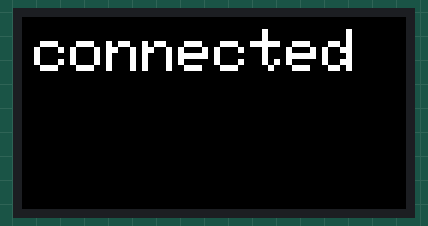
Recording of a sketch running on a simulated ESP32. On the bench: 64×32 colour display. WiFi joins after 1.5 s; servers stay silent unless stated; the local clock reads 2024-03-15 10:24:30 at power-on unless the sketch sets it.

Above: at 1.6 s.
At 2.1 s:
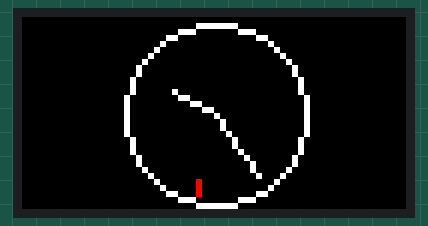
At 5.1 s:
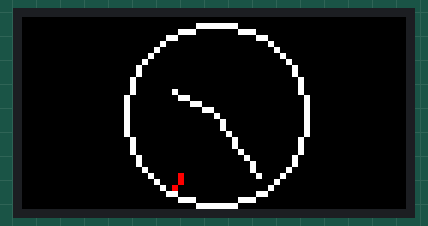
At 11.1 s:
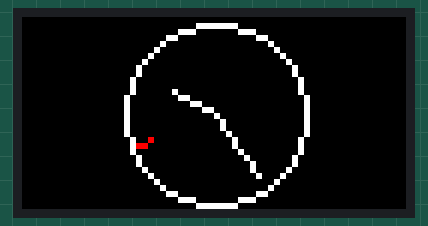
At 22.3 s:
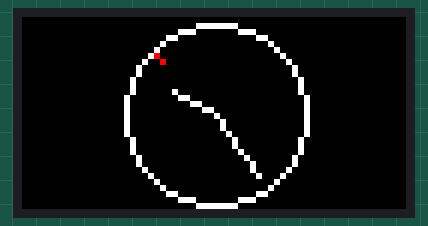
At 36.1 s:
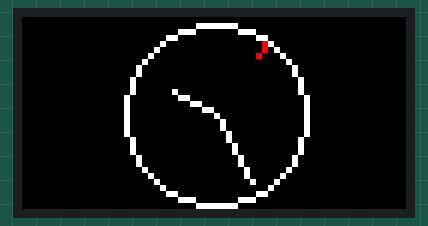

The sketch:

matrixclock-analogico.ino
```cpp
#include "config.h"
#include <ESP32-HUB75-MatrixPanel-I2S-DMA.h>

void setup() {
  setupDisplay();
  setupWifi();
  setTime();
}

unsigned long t1;
unsigned long t2;

void loop() {
  if ((millis() - t1) > 300){
    if (getLocalTime(&timeinfo)) {
      dma_display->clearScreen();
      clock(timeinfo.tm_hour, timeinfo.tm_min, timeinfo.tm_sec);
    }
    t1 = millis();
  }

  if ((millis() - t2) > 3600000){
    setTime();
    t2 = millis();
  }
}
```

display.ino
```cpp
#include "config.h"
#include <ESP32-HUB75-MatrixPanel-I2S-DMA.h>

void setupDisplay() {
  // Module configuration
  HUB75_I2S_CFG mxconfig(
    PANEL_RES_X, // Module width
    PANEL_RES_Y, // Module height
    PANEL_CHAIN, // chain length
    _pins // pin mapping
  );

  //mxconfig.gpio.e = 18;
  //mxconfig.clkphase = true;
  //mxconfig.driver = HUB75_I2S_CFG::FM6126A;

  // Display Setup
  dma_display = new MatrixPanel_I2S_DMA(mxconfig);
  dma_display->begin();
  dma_display->setBrightness8(90); //0-255
  dma_display->clearScreen();
}

void showMessage(String msg){
  dma_display->clearScreen();
  dma_display->setTextSize(1);
  dma_display->setTextWrap(false);
  dma_display->setTextColor(myWHITE);
  dma_display->setCursor(2, 2);
  dma_display->println(msg);
}

void clock(int hh, int mm, int ss) {
  int SCREEN_WIDTH = PANEL_RES_X;
  int SCREEN_HEIGHT = PANEL_RES_Y;

  const float r = (SCREEN_HEIGHT/2) - 5;
  const float rh = (SCREEN_HEIGHT/2) * 0.5;
  const float rm = (SCREEN_HEIGHT/2) * 0.8;
  const float rse = 14;
  const float rsi = 12;

  float a = 0;
  //ore
  a = (6.28/12.0) * (float)hh;
  int xh = SCREEN_WIDTH/2 + rh*sin(a);
  int yh = SCREEN_HEIGHT/2 - rh*cos(a);
  dma_display->drawLine(SCREEN_WIDTH/2, SCREEN_HEIGHT/2, xh, yh, myWHITE);
  //min
  a = (6.28/60.0) * (float)mm;
  int xm = SCREEN_WIDTH/2 + rm*sin(a);
  int ym = SCREEN_HEIGHT/2 - rm*cos(a);
  dma_display->drawLine(SCREEN_WIDTH/2, SCREEN_HEIGHT/2, xm, ym, myWHITE);
  //secondi
  a = (6.28/60.0) * (float)ss;
  int xe = SCREEN_WIDTH/2 + rse*sin(a);
  int ye = SCREEN_HEIGHT/2 - rse*cos(a);
  int xi = SCREEN_WIDTH/2 + rsi*sin(a);
  int yi = SCREEN_HEIGHT/2 - rsi*cos(a);
  dma_display->drawLine(xi,yi, xe,ye, myRED);

  //corona
  dma_display->drawCircle(SCREEN_WIDTH/2, SCREEN_HEIGHT/2, 15, myWHITE);
}

  
```

network.ino
```cpp
#include "config.h"
#include <ESP32-HUB75-MatrixPanel-I2S-DMA.h>

void setupWifi(){
  showMessage("connecting");
  WiFi.begin(ssid, password);
  int count = 0;
  while (WiFi.status() != WL_CONNECTED) {
    delay(500);
    showMessage(String(count));
    count++;
  }
  showMessage("connected");
  delay(500);
}

void setTime(){
  setenv("TZ", "CET-1CEST,M3.5.0/2,M10.5.0/3", 1);
  configTime(0,0, ntpServer);
}
```

config.h
```cpp
#ifndef _ZM_CONFIG_H_
#define _ZM_CONFIG_H_

#include <ESP32-HUB75-MatrixPanel-I2S-DMA.h>

#define PANEL_RES_X 64      // Number of pixels wide of each INDIVIDUAL panel module.
#define PANEL_RES_Y 32     // Number of pixels tall of each INDIVIDUAL panel module.
#define PANEL_CHAIN 1      // Total number of panels chained one to another

// Change these to whatever suits
#define R1_PIN 25
#define G1_PIN 26
#define B1_PIN 27
#define R2_PIN 14
#define G2_PIN 12
#define B2_PIN 13
#define A_PIN 2
#define B_PIN 32
#define C_PIN 17
#define D_PIN 5
#define E_PIN -1 // required for 1/32 scan panels, like 64x64px. Any available pin would do, i.e. IO32
#define LAT_PIN 4
#define OE_PIN 15
#define CLK_PIN 16

HUB75_I2S_CFG::i2s_pins _pins={R1_PIN, G1_PIN, B1_PIN, R2_PIN, G2_PIN, B2_PIN, A_PIN, B_PIN, C_PIN, D_PIN, E_PIN, LAT_PIN, OE_PIN, CLK_PIN};

//MatrixPanel_I2S_DMA dma_display;
MatrixPanel_I2S_DMA *dma_display = nullptr;

uint16_t myBLACK = dma_display->color565(0, 0, 0);
uint16_t myWHITE = dma_display->color565(255, 255, 255);
uint16_t myRED = dma_display->color565(255, 0, 0);
uint16_t myGREEN = dma_display->color565(0, 255, 0);
uint16_t myBLUE = dma_display->color565(0, 0, 255);

#include <WiFi.h>
#include "time.h"

const char* ssid = "nome rete wifi";
const char* password = "password";
const char* ntpServer = "pool.ntp.org";

struct tm timeinfo;
#endif
```

Measured:
- what the display in image 0 shows lasts 0.5 s, from 1.5 s to 2.0 s
- what the display in image 1 shows lasts 1.2 s, from 2.0 s to 3.2 s
- what the display in image 4 shows lasts 1.8 s, from 22.2 s to 24.0 s
